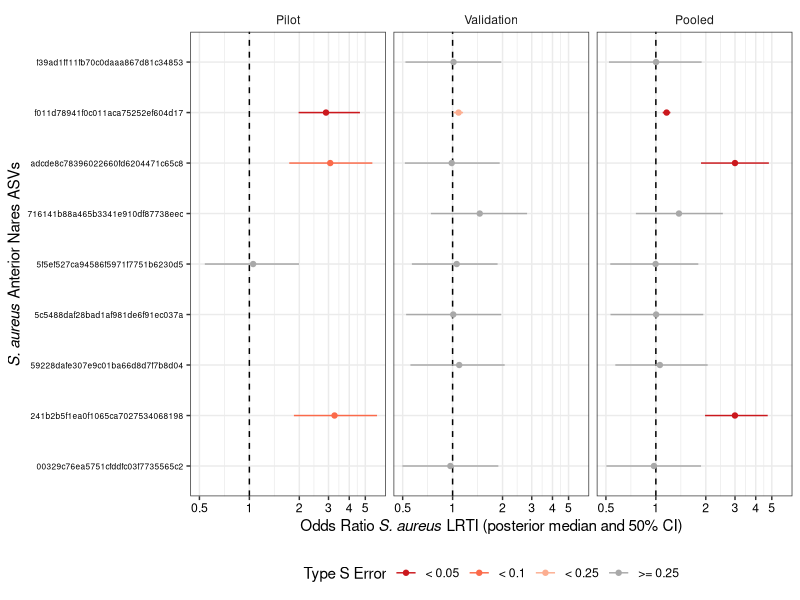
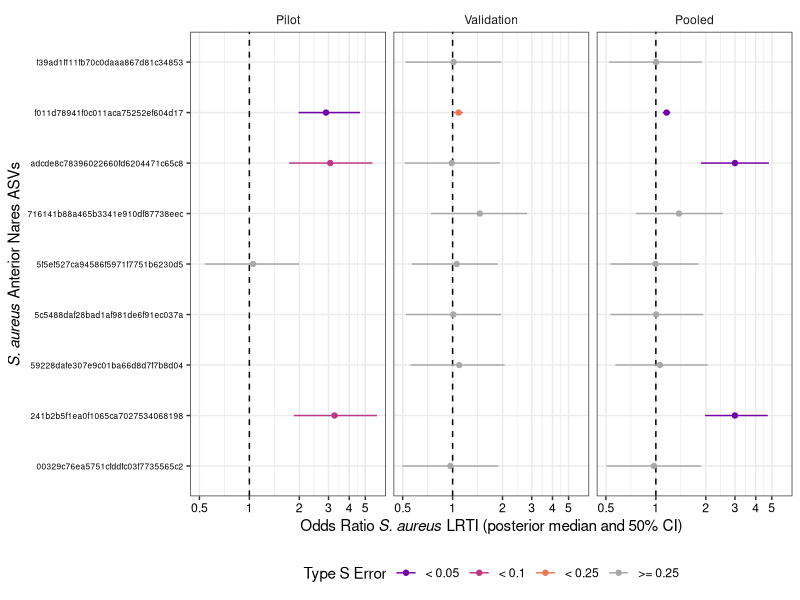
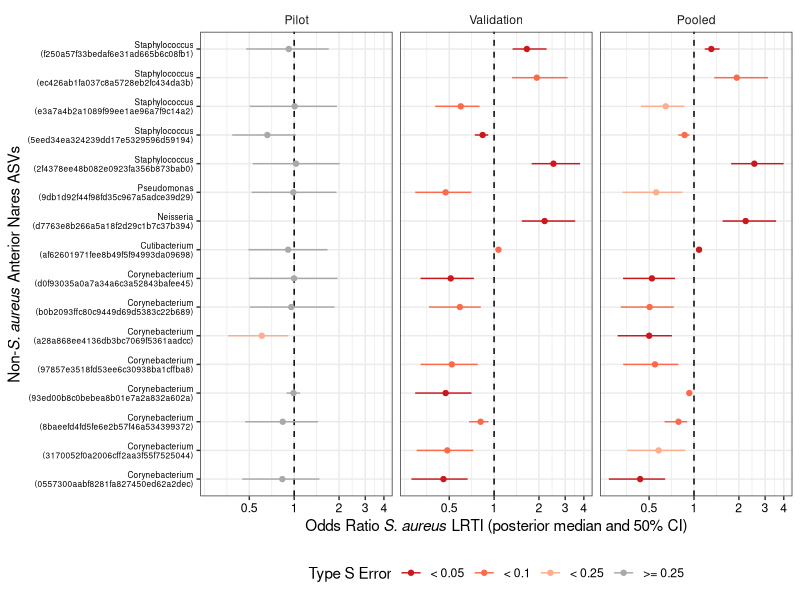
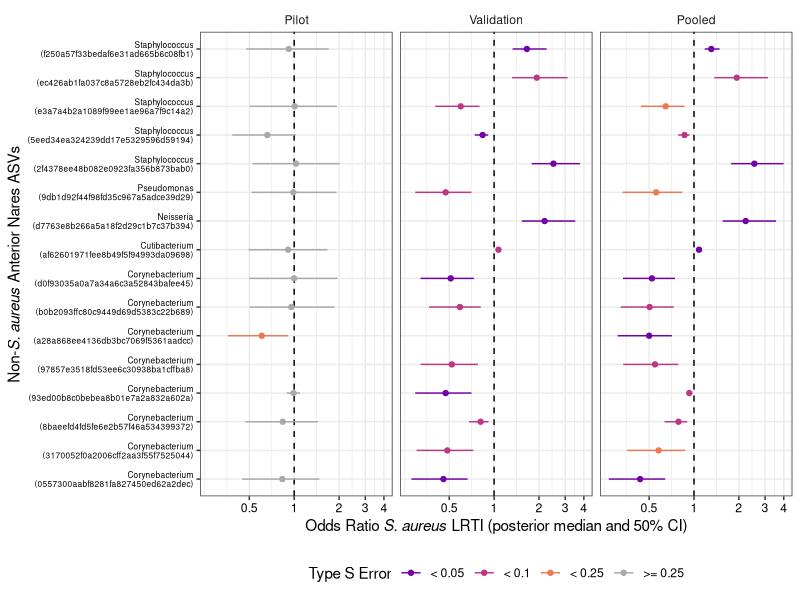
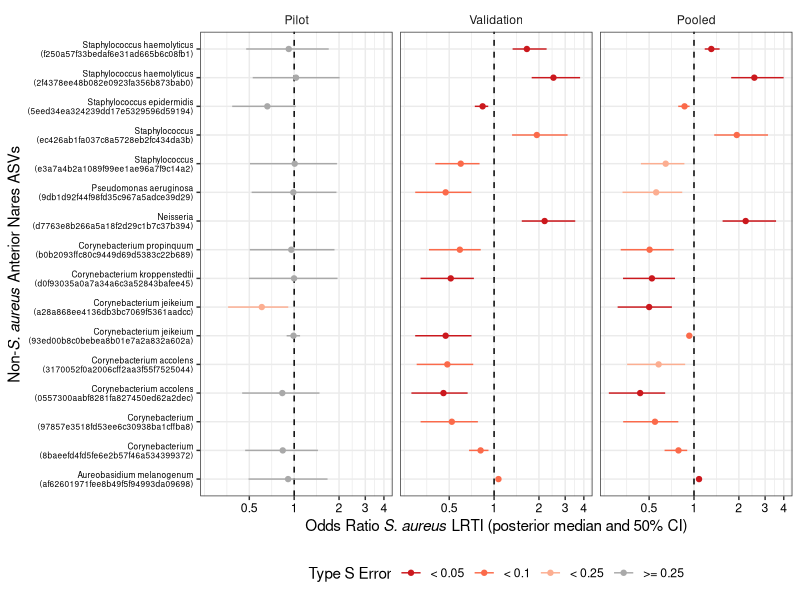
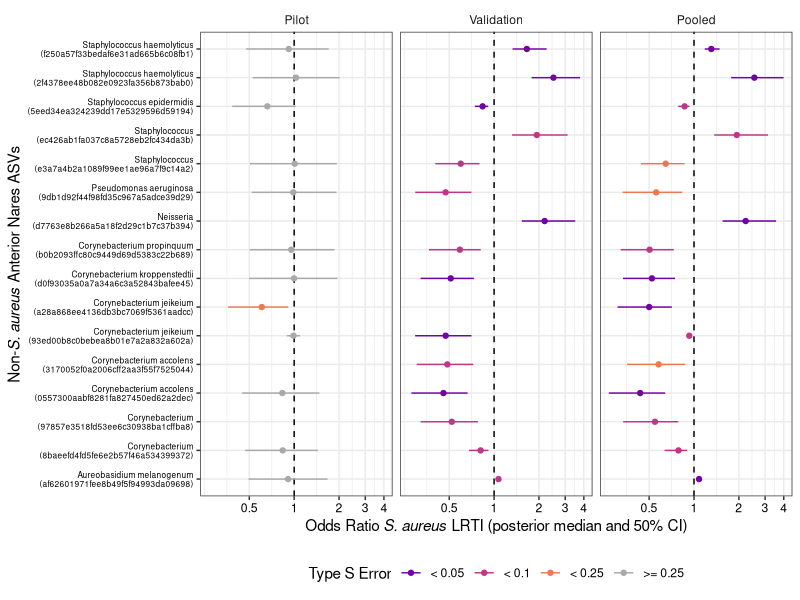
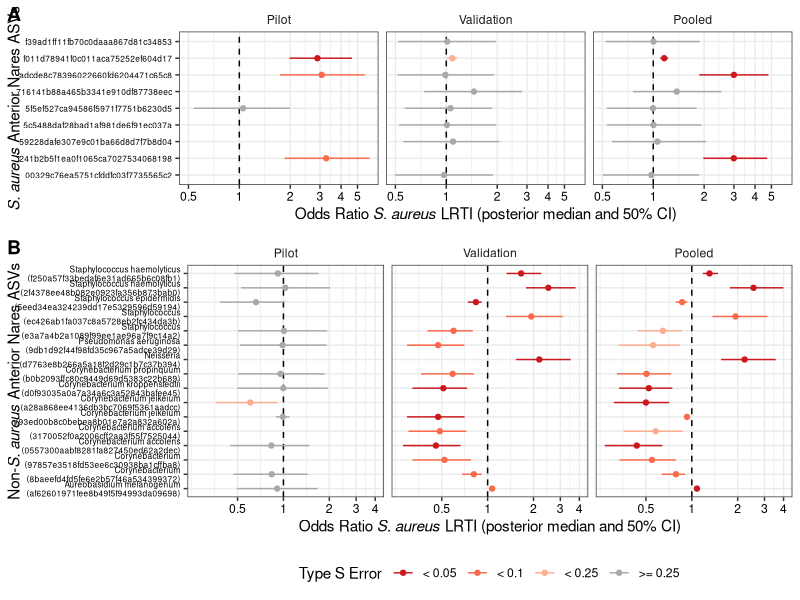

Write R code to recreate these figures, in order.
#' ########################################
#' binomial model plots
#' ########################################
#' 
#' depends: output from m_binomial_models.R script
#' 

library(tidyverse)
library(cowplot)

#' ########################################
#' COMBINE COHORTS: LRTI ~ Sa ASVs
#' ########################################

lrti_binomial_Sa_cohorts <- bind_rows(mutate(read_csv("./models/binomial/staph_lrti_model-AN_Sa_ASVs_only-reghs_scaled_reads_POOLED_seqvar.csv"), cohort = 'Pooled'),
                                      mutate(read_csv("./models/binomial/staph_lrti_model-AN_Sa_ASVs_only-reghs_scaled_reads_PILOT_seqvar.csv"), cohort = 'Pilot'),
                                      mutate(read_csv("./models/binomial/staph_lrti_model-AN_Sa_ASVs_only-reghs_scaled_reads_VALIDATION_seqvar.csv"), cohort = 'Validation')) %>%
  filter(grepl('beta',parameter))
lrti_binomial_Sa_cohorts


lrti_binomial_Sa_cohorts %>%
  mutate(cohort = factor(cohort, levels = c('Pilot','Validation','Pooled')),
         typeS10 = typeS_10_neg | typeS_10_pos,
         typeS5 = typeS_5_neg | typeS_5_pos,
         typeS25 = typeS_25_neg | typeS_25_pos,
         typeScol = ifelse(typeS5, "< 0.05", ifelse(typeS10, "< 0.1", ifelse(typeS25, "< 0.25", ">= 0.25")))) %>% #count(typeScol)
  group_by(seqvar_id) %>%
  mutate(checktypeS = sum(typeS25, na.rm = TRUE)) %>%
  ungroup() %>%
  #filter(checktypeS > 0) %>%
  mutate(blast_genus = gsub(" 1","",blast_genus),
         seqvar_lab = paste0(blast_genus,"\n(",seqvar_id,")")) %>%
  mutate_at(.vars = vars(mean, se_mean, sd, contains("%")), .funs = ~ exp(.x)) %>% # convert posterior samples to OR scale
  ggplot(data = .) +
  geom_vline(xintercept = 1, linetype = 2) +
  geom_segment(aes(x = `25%`, xend = `75%`, y = seqvar_id, yend = seqvar_id, colour = typeScol)) +
  geom_point(aes(x = `50%`, y = seqvar_id, colour = typeScol)) +
  facet_wrap(~cohort, nrow = 1) +
  #scale_colour_viridis_d(option = "C") +
  scale_colour_manual(values = c('< 0.05' = '#cb181d', '< 0.1' = '#fb6a4a', '< 0.25' = '#fcae91', '>= 0.25' = 'darkgrey')) +
  #scale_x_continuous(breaks = seq(from = -1, to = 5, by = 1), trans = "log2") +
  scale_x_continuous(breaks = c(0.5, 1, 2, 3, 4, 5), labels = c("0.5", "1", "2", "3", "4", "5"), trans = "log10") +
  #scale_x_log10() +
  theme_bw() +
  theme(strip.background = element_blank(),
        axis.text.x = element_text(colour = 'black'),
        axis.text.y = element_text(colour = 'black', size = 6),
        plot.title = element_text(hjust = 0),
        plot.subtitle = element_text(hjust = 0, size = 10),
        legend.position = 'bottom') +
  labs(x = expression(paste("Odds Ratio ",italic("S. aureus")," LRTI ","(posterior median and 50% CI)")),
       y = expression(paste(italic("S. aureus"), " Anterior Nares ASVs")),
       colour = "Type S Error") -> p_lrti_binomial_Sa_cohorts

p_lrti_binomial_Sa_cohorts

# ggsave(plot = p_lrti_binomial_Sa_cohorts, filename = "./figs/main/p_lrti_binomial_Sa_cohorts.png", height = 4, width = 8, units = "in", dpi = 600)
# ggsave(plot = p_lrti_binomial_Sa_cohorts, filename = "./figs/main/p_lrti_binomial_Sa_cohorts.pdf", height = 4, width = 8, units = "in")


# test version with viridis plasma color scale:
p_lrti_binomial_Sa_cohorts +
  scale_colour_manual(values = c('< 0.05' = '#7301A8FF', '< 0.1' = '#BD3786FF', '< 0.25' = '#ED7953FF', '>= 0.25' = 'darkgrey'))





#' ########################################
#' COMBINE COHORTS: LRTI ~ Sa + other microbiome ASVs
#' ########################################
# 
# lrti_binomial_Sa_ASV_cohorts <- bind_rows(mutate(read_csv("./models/binomial/staph_lrti_model-AN_Sa_ASVs_microbiome-reghs_scaled_reads_POOLED_seqvar.csv"), cohort = 'Pooled'),
#                                           mutate(read_csv("./models/binomial/staph_lrti_model-AN_Sa_ASVs_microbiome-reghs_scaled_reads_PILOT_seqvar.csv"), cohort = 'Pilot'),
#                                           mutate(read_csv("./models/binomial/staph_lrti_model-AN_Sa_ASVs_microbiome-reghs_scaled_reads_VALIDATION_seqvar.csv"), cohort = 'Validation')) %>%
#   filter(grepl('beta',parameter))
# lrti_binomial_Sa_ASV_cohorts
# 
# 
# lrti_binomial_Sa_ASV_cohorts %>%
#   mutate(cohort = factor(cohort, levels = c('Pilot','Validation','Pooled')),
#          typeS10 = typeS_10_neg | typeS_10_pos,
#          typeS5 = typeS_5_neg | typeS_5_pos,
#          typeS25 = typeS_25_neg | typeS_25_pos,
#          typeScol = ifelse(typeS5, "< 0.05", ifelse(typeS10, "< 0.1", ifelse(typeS25, "< 0.25", ">= 0.25")))) %>% #count(typeScol)
#   group_by(seqvar_id) %>%
#   mutate(checktypeS = sum(typeS10) > 0) %>%
#   ungroup() %>%
#   filter(checktypeS) %>% # filter to at least one cohort with type S error < 10%
#   mutate(blast_genus = gsub(" 1","",blast_genus),
#          seqvar_lab = paste0(blast_genus,"\n(",seqvar_id,")")) %>%
#   mutate_at(.vars = vars(mean, se_mean, sd, contains("%")), .funs = ~ exp(.x)) %>% # convert posterior samples to OR scale
#   #
#   ggplot(data = .) +
#   geom_vline(xintercept = 1, linetype = 2) +
#   geom_segment(aes(x = `25%`, xend = `75%`, y = seqvar_lab, yend = seqvar_lab, colour = typeScol)) +
#   geom_point(aes(x = `50%`, y = seqvar_lab, colour = typeScol)) +
#   facet_wrap(~cohort, nrow = 1) +
#   scale_colour_manual(values = c('< 0.05' = '#cb181d', '< 0.1' = '#fb6a4a', '< 0.25' = '#fcae91', '>= 0.25' = 'darkgrey')) +
#   #scale_x_continuous(breaks = seq(from = -1, to = 5, by = 1), trans = "log2") +
#   scale_x_continuous(breaks = c(0.5, 1, 2, 3, 4, 5), labels = c("0.5", "1", "2", "3", "4", "5"), trans = "log10") +
#   #scale_x_log10() +
#   theme_bw() +
#   theme(strip.background = element_blank(),
#         axis.text.x = element_text(colour = 'black'),
#         axis.text.y = element_text(colour = 'black', size = 6),
#         plot.title = element_text(hjust = -0.5),
#         plot.subtitle = element_text(hjust = 0, size = 10),
#         legend.position = "bottom") +
#   labs(x = expression(paste("Odds Ratio ",italic("S. aureus")," LRTI ","(posterior median and 50% CI)")),
#        y = expression(paste("Non-",italic("S. aureus")," Anterior Nares ASVs")),
#        colour = "Type S Error") -> p_lrti_binomial_Sa_ASV_cohorts
# 
# p_lrti_binomial_Sa_ASV_cohorts
# 
# ggsave(plot = p_lrti_binomial_Sa_ASV_cohorts, filename = "./figs/main/p_lrti_binomial_Sa_ASV_cohorts.png", height = 5, width = 8, units = "in", dpi = 600)
# ggsave(plot = p_lrti_binomial_Sa_ASV_cohorts, filename = "./figs/main/p_lrti_binomial_Sa_ASV_cohorts.pdf", height = 5, width = 8, units = "in")





#' ########################################
#' COMBINE COHORTS: LRTI ~ Sa + other microbiome ASVs + antibiotics (7-days prior)
#' ########################################

lrti_binomial_Sa_ASV_abx_cohorts <- bind_rows(mutate(read_csv("./models/binomial/staph_lrti_model-AN_Sa_ASVs_microbiome_abx-reghs_scaled_reads_POOLED_seqvar.csv"), cohort = 'Pooled'),
                                              mutate(read_csv("./models/binomial/staph_lrti_model-AN_Sa_ASVs_microbiome_abx-reghs_scaled_reads_PILOT_seqvar.csv"), cohort = 'Pilot'),
                                              mutate(read_csv("./models/binomial/staph_lrti_model-AN_Sa_ASVs_microbiome_abx-reghs_scaled_reads_VALIDATION_seqvar.csv"), cohort = 'Validation')) %>%
  filter(grepl('beta',parameter))
lrti_binomial_Sa_ASV_abx_cohorts


lrti_binomial_Sa_ASV_abx_cohorts %>%
  mutate(cohort = factor(cohort, levels = c('Pilot','Validation','Pooled')),
         typeS10 = typeS_10_neg | typeS_10_pos,
         typeS5 = typeS_5_neg | typeS_5_pos,
         typeS25 = typeS_25_neg | typeS_25_pos,
         typeScol = ifelse(typeS5, "< 0.05", ifelse(typeS10, "< 0.1", ifelse(typeS25, "< 0.25", ">= 0.25")))) %>% #count(typeScol)
  group_by(seqvar_id) %>%
  mutate(checktypeS = sum(typeS10) > 0) %>%
  ungroup() %>%
  filter(checktypeS) %>% # filter to type S error < 10%
  mutate(blast_genus = gsub(" 1","",blast_genus),
         seqvar_lab = paste0(blast_genus,"\n(",seqvar_id,")")) %>%
  mutate_at(.vars = vars(mean, se_mean, sd, contains("%")), .funs = ~ exp(.x)) %>% # convert posterior samples to OR scale
  ggplot(data = .) +
  geom_vline(xintercept = 1, linetype = 2) +
  geom_segment(aes(x = `25%`, xend = `75%`, y = seqvar_lab, yend = seqvar_lab, colour = typeScol)) +
  geom_point(aes(x = `50%`, y = seqvar_lab, colour = typeScol)) +
  facet_wrap(~cohort, nrow = 1) +
  scale_colour_manual(values = c('< 0.05' = '#cb181d', '< 0.1' = '#fb6a4a', '< 0.25' = '#fcae91', '>= 0.25' = 'darkgrey')) +
  #scale_x_continuous(breaks = seq(from = -1, to = 5, by = 1), trans = "log2") +
  scale_x_continuous(breaks = c(0.5, 1, 2, 3, 4, 5), labels = c("0.5", "1", "2", "3", "4", "5"), trans = "log10") +
  #scale_x_log10() +
  theme_bw() +
  theme(strip.background = element_blank(),
        axis.text.x = element_text(colour = 'black'),
        axis.text.y = element_text(colour = 'black', size = 6),
        plot.title = element_text(hjust = -0.5),
        plot.subtitle = element_text(hjust = 0, size = 10),
        legend.position = "bottom") +
  labs(x = expression(paste("Odds Ratio ",italic("S. aureus")," LRTI ","(posterior median and 50% CI)")),
       y = expression(paste("Non-",italic("S. aureus")," Anterior Nares ASVs")),
       colour = "Type S Error") -> p_lrti_binomial_Sa_ASV_abx_cohorts

p_lrti_binomial_Sa_ASV_abx_cohorts

# ggsave(plot = p_lrti_binomial_Sa_ASV_abx_cohorts, filename = "./figs/main/p_lrti_binomial_Sa_ASV_abx_cohorts.png", height = 5, width = 8, units = "in", dpi = 600)
# ggsave(plot = p_lrti_binomial_Sa_ASV_abx_cohorts, filename = "./figs/main/p_lrti_binomial_Sa_ASV_abx_cohorts.pdf", height = 5, width = 8, units = "in")


# test version with viridis plasma color scale:
p_lrti_binomial_Sa_ASV_abx_cohorts +
  scale_colour_manual(values = c('< 0.05' = '#7301A8FF', '< 0.1' = '#BD3786FF', '< 0.25' = '#ED7953FF', '>= 0.25' = 'darkgrey'))






#' ########################################
#' ADD SPECIES LABELS -- COMBINE COHORTS: LRTI ~ Sa + other microbiome ASVs + antibiotics (7-days prior)
#' ########################################

lrti_binomial_Sa_ASV_abx_cohorts <- bind_rows(mutate(read_csv("./models/binomial/staph_lrti_model-AN_Sa_ASVs_microbiome_abx-reghs_scaled_reads_POOLED_seqvar.csv"), cohort = 'Pooled'),
                                              mutate(read_csv("./models/binomial/staph_lrti_model-AN_Sa_ASVs_microbiome_abx-reghs_scaled_reads_PILOT_seqvar.csv"), cohort = 'Pilot'),
                                              mutate(read_csv("./models/binomial/staph_lrti_model-AN_Sa_ASVs_microbiome_abx-reghs_scaled_reads_VALIDATION_seqvar.csv"), cohort = 'Validation')) %>%
  filter(grepl('beta',parameter))
lrti_binomial_Sa_ASV_abx_cohorts


lrti_binomial_Sa_ASV_abx_cohorts %>%
  mutate(cohort = factor(cohort, levels = c('Pilot','Validation','Pooled')),
         typeS10 = typeS_10_neg | typeS_10_pos,
         typeS5 = typeS_5_neg | typeS_5_pos,
         typeS25 = typeS_25_neg | typeS_25_pos,
         typeScol = ifelse(typeS5, "< 0.05", ifelse(typeS10, "< 0.1", ifelse(typeS25, "< 0.25", ">= 0.25")))) %>% #count(typeScol)
  group_by(seqvar_id) %>%
  mutate(checktypeS = sum(typeS10) > 0) %>%
  ungroup() %>%
  filter(checktypeS) %>% # filter to type S error < 10%
  #count(best)
  mutate(blast_genus = gsub(" 1","",blast_genus),
         seqvar_lab = paste0(blast_genus,"\n(",seqvar_id,")"),
         best_lab = paste0(gsub(" 1| ATCC 49725| W23144| PA99","",best),"\n(",seqvar_id,")")
         ) %>%
  mutate_at(.vars = vars(mean, se_mean, sd, contains("%")), .funs = ~ exp(.x)) %>% # convert posterior samples to OR scale
  ggplot(data = .) +
  geom_vline(xintercept = 1, linetype = 2) +
  geom_segment(aes(x = `25%`, xend = `75%`, y = best_lab, yend = best_lab, colour = typeScol)) +
  geom_point(aes(x = `50%`, y = best_lab, colour = typeScol)) +
  facet_wrap(~cohort, nrow = 1) +
  scale_colour_manual(values = c('< 0.05' = '#cb181d', '< 0.1' = '#fb6a4a', '< 0.25' = '#fcae91', '>= 0.25' = 'darkgrey')) +
  #scale_x_continuous(breaks = seq(from = -1, to = 5, by = 1), trans = "log2") +
  scale_x_continuous(breaks = c(0.5, 1, 2, 3, 4, 5), labels = c("0.5", "1", "2", "3", "4", "5"), trans = "log10") +
  #scale_x_log10() +
  theme_bw() +
  theme(strip.background = element_blank(),
        axis.text.x = element_text(colour = 'black'),
        axis.text.y = element_text(colour = 'black', size = 6),
        plot.title = element_text(hjust = -0.5),
        plot.subtitle = element_text(hjust = 0, size = 10),
        legend.position = "bottom") +
  labs(x = expression(paste("Odds Ratio ",italic("S. aureus")," LRTI ","(posterior median and 50% CI)")),
       y = expression(paste("Non-",italic("S. aureus")," Anterior Nares ASVs")),
       colour = "Type S Error") -> p_lrti_binomial_Sa_ASV_abx_cohorts

p_lrti_binomial_Sa_ASV_abx_cohorts

# ggsave(plot = p_lrti_binomial_Sa_ASV_abx_cohorts, filename = "./figs/main/p_lrti_binomial_Sa_ASV_abx_cohorts.png", height = 5, width = 8, units = "in", dpi = 600)
# ggsave(plot = p_lrti_binomial_Sa_ASV_abx_cohorts, filename = "./figs/main/p_lrti_binomial_Sa_ASV_abx_cohorts.pdf", height = 5, width = 8, units = "in")


# test version with viridis plasma color scale:
p_lrti_binomial_Sa_ASV_abx_cohorts +
  scale_colour_manual(values = c('< 0.05' = '#7301A8FF', '< 0.1' = '#BD3786FF', '< 0.25' = '#ED7953FF', '>= 0.25' = 'darkgrey'))




#' #######################################
#' FIGURE: compose ORIGINAL two plots for Figure 2 (using cowplot package)
#' #######################################

ggdraw(plot_grid(p_lrti_binomial_Sa_cohorts + theme(legend.position = "none"), p_lrti_binomial_Sa_ASV_abx_cohorts, nrow = 2, rel_heights = c(3.5,5.5), labels = c("A","B"))) -> p_lrti_model_combined
p_lrti_model_combined

# ggsave(plot = p_lrti_model_combined, filename = "./figs/main/p_lrti_model_combined.png", height = 9, width = 8, units = "in", dpi = 600)
# ggsave(plot = p_lrti_model_combined, filename = "./figs/main/p_lrti_model_combined.svg", height = 9, width = 8, units = "in")
# ggsave(plot = p_lrti_model_combined, filename = "./figs/main/p_lrti_model_combined.pdf", height = 9, width = 8, units = "in")





#
###
#####
###
#


